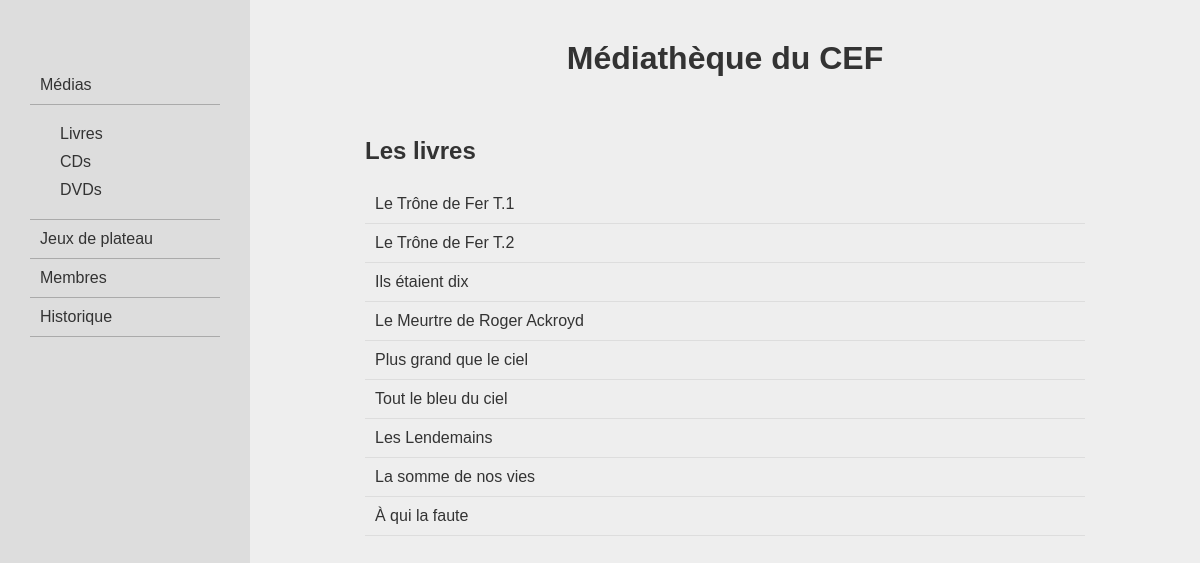
Screenshot of /livres with the database file from the repository.
### logisticMediatheque/models.py (models this page shows)
class Medias (models.Model):
    title = models.CharField(max_length = 100, unique = True)
    issue = models.DateField()
    dateLoan = models.DateField(null = True, blank = True)
    MEDIATYPES = [
        ("LIVRE", "Livre"),
        ("CD", "CD"),
        ("DVD", "DVD"),
        ("MEDIA", "Media")
    ]
    mediaType = models.CharField(choices=MEDIATYPES, max_length=5, default="MEDIA")

class Livres (Medias):
    author = models.ForeignKey(Author, on_delete = models.DO_NOTHING, null = True)
    editor = models.ForeignKey(Editor, on_delete = models.DO_NOTHING, null = True)
    numPages = models.IntegerField()

class Medias (models.Model):
    title = models.CharField(max_length = 100, unique = True)
    issue = models.DateField()
    dateLoan = models.DateField(null = True, blank = True)
    MEDIATYPES = [
        ("LIVRE", "Livre"),
        ("CD", "CD"),
        ("DVD", "DVD"),
        ("MEDIA", "Media")
    ]
    mediaType = models.CharField(choices=MEDIATYPES, max_length=5, default="MEDIA")

### logisticMediatheque/views.py (the view)
# urls.py: path('livres', views.listLivres, name = 'listLivres'),
def listLivres(request):
    context = {
        "livres": Livres.objects.all(),
        "mediaType": "livres"
    }
    return render(request, "logisticMediatheque/lists.html", context)

### logisticMediatheque/templates/logisticMediatheque/lists.html
{% extends 'logisticMediatheque/base.html' %}
{% block content %}
    {% if mediaType == 'medias' %}
        <h2>Tous les articles</h2>
        {% for livre in livres %}
            <p class="item"><a href="{% url 'logisticMediatheque:livreDetail' livre.id %}">{{livre.title}}</a></p>
        {% endfor %}
        {% for cd in cds %}
            <p class="item"><a href="{% url 'logisticMediatheque:cdDetail' cd.id %}">{{cd.title}}</a></p>
        {% endfor %}
        {% for dvd in dvds %}
            <p class="item"><a href="{% url 'logisticMediatheque:dvdDetail' dvd.id %}">{{dvd.title}}</a></p>
        {% endfor %}
        {% for jeu in jeux %}
            <p class="item"><a href="{% url 'logisticMediatheque:jeuDetail' jeu.id %}">{{jeu.gameTitle}}</a></p>
        {% endfor %}
    {% elif mediaType == 'livres' %}
        <h2>Les livres</h2>
        {% for livre in livres %}
            <p class="item"><a href="{% url 'logisticMediatheque:livreDetail' livre.id %}">{{livre.title}}</a></p>
        {% endfor %}
    {% elif mediaType == 'cds' %}
        <h2>Les CDs</h2>
        {% for cd in cds %}
            <p class="item"><a href="{% url 'logisticMediatheque:cdDetail' cd.id %}">{{cd.title}}</a></p>
        {% endfor %}
    {% elif mediaType == 'dvds' %}
        <h2>Les DVDs</h2>
        {% for dvd in dvds %}
            <p class="item"><a href="{% url 'logisticMediatheque:dvdDetail' dvd.id %}">{{dvd.title}}</a></p>
        {% endfor %}
    {% elif mediaType == 'medias' or mediaType == 'jeux' %}
        <h2>Les Jeux</h2>
        {% for jeu in jeux %}
            <p class="item"><a href="{% url 'logisticMediatheque:jeuDetail' jeu.id %}">{{jeu.gameTitle}}</a></p>
        {% endfor %}
    {% endif %}
{% endblock content %}

### mediathequeCEF/static/css/style.css (style rules this page uses)
body { background-color: #eee; color:#333; font-family: sans-serif; margin:0; box-sizing: border-box; }
a { text-decoration: none; color:#333; }
p { margin: 5px 0; }
.item { border-bottom: 1px solid #ddd; margin: 0; padding: 10px; }

### rows the page displays
Livres: title "Le Trône de Fer T.1"
Livres: title "Le Trône de Fer T.2"
Livres: title "Ils étaient dix"
Livres: title "Le Meurtre de Roger Ackroyd"
Livres: title "Plus grand que le ciel"
Livres: title "Tout le bleu du ciel"
Livres: title "Les Lendemains"
Livres: title "La somme de nos vies"
Livres: title "À qui la faute"
